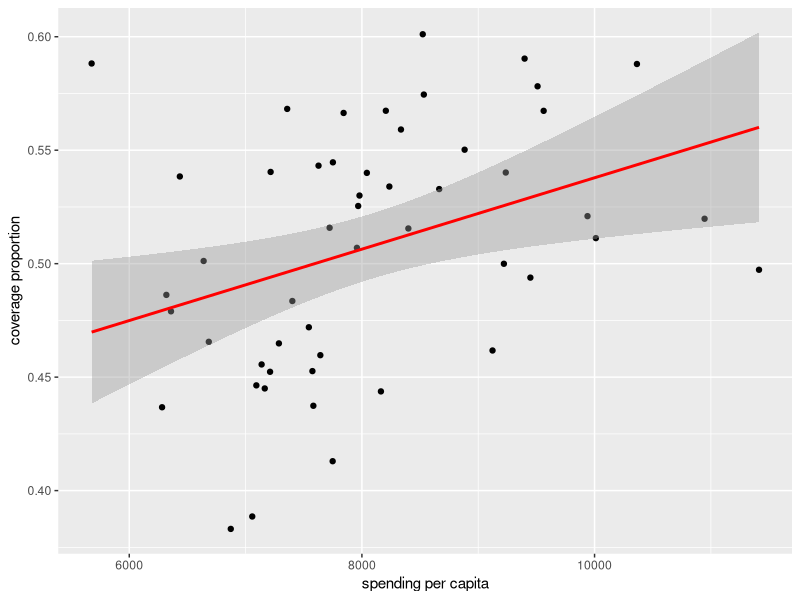
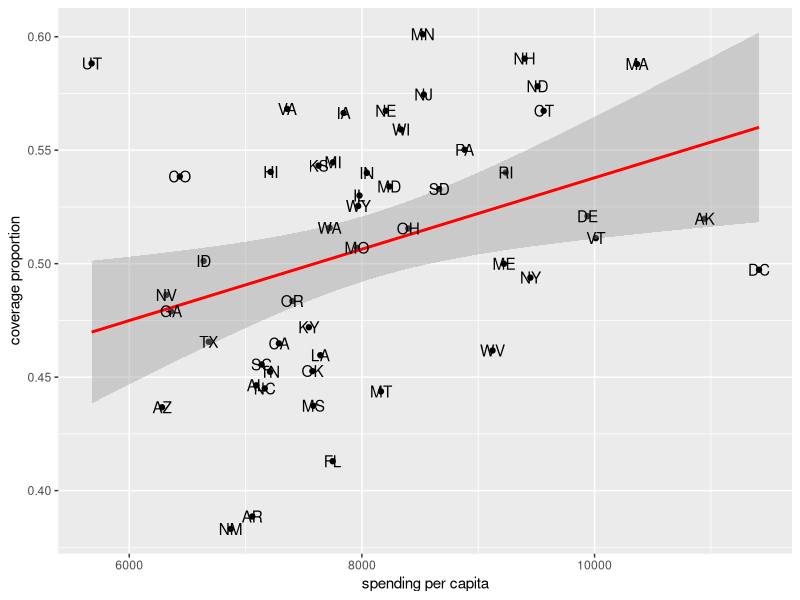
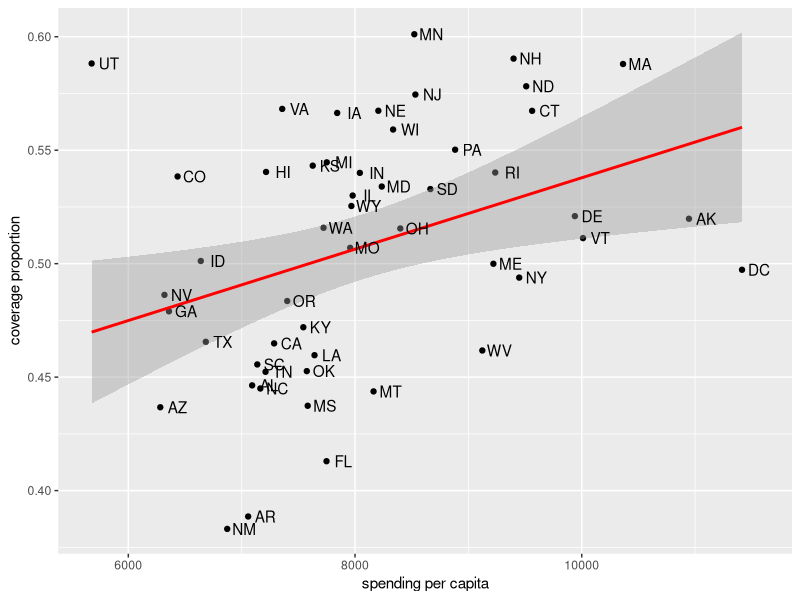
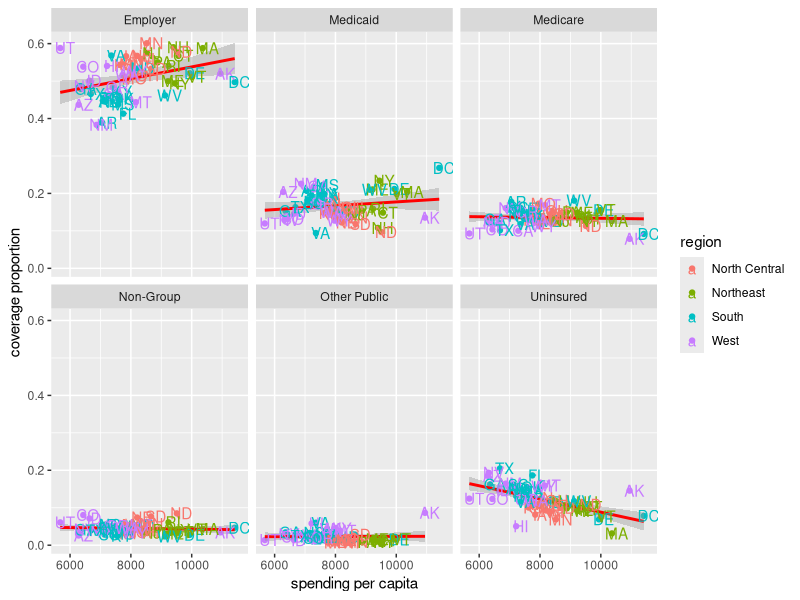
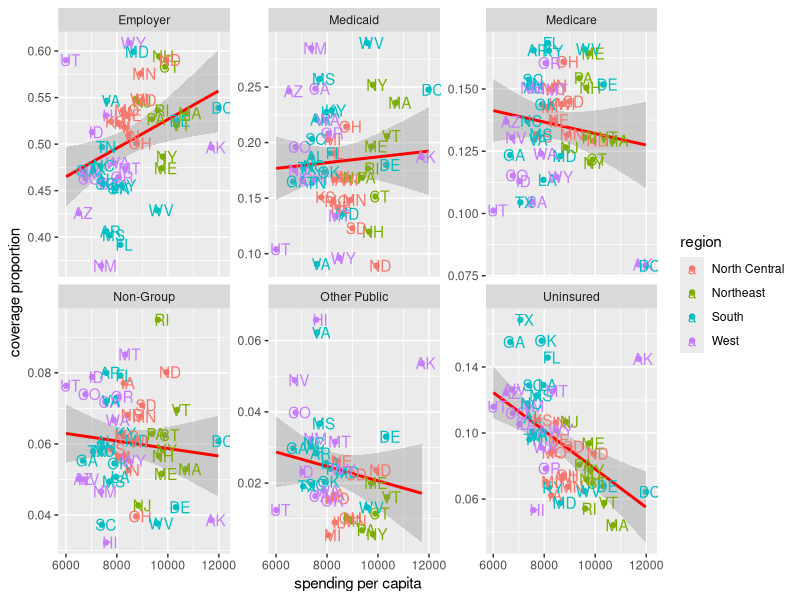
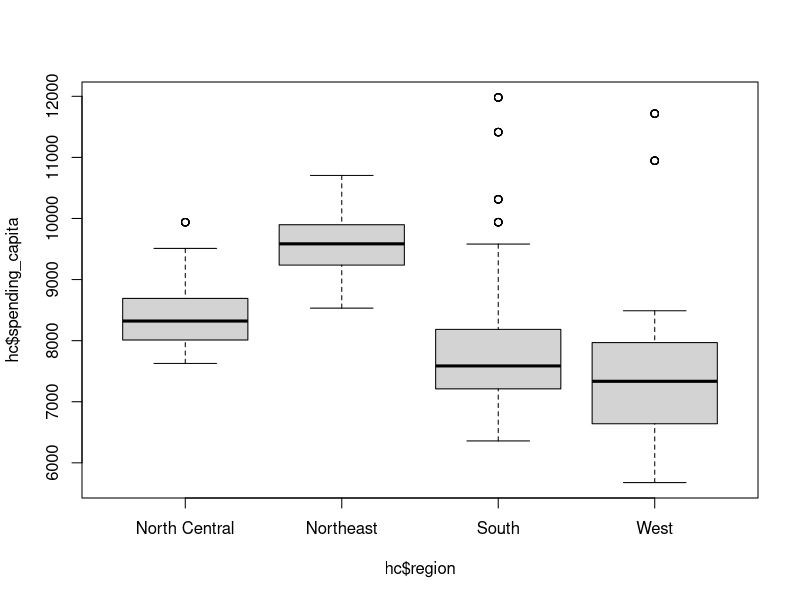
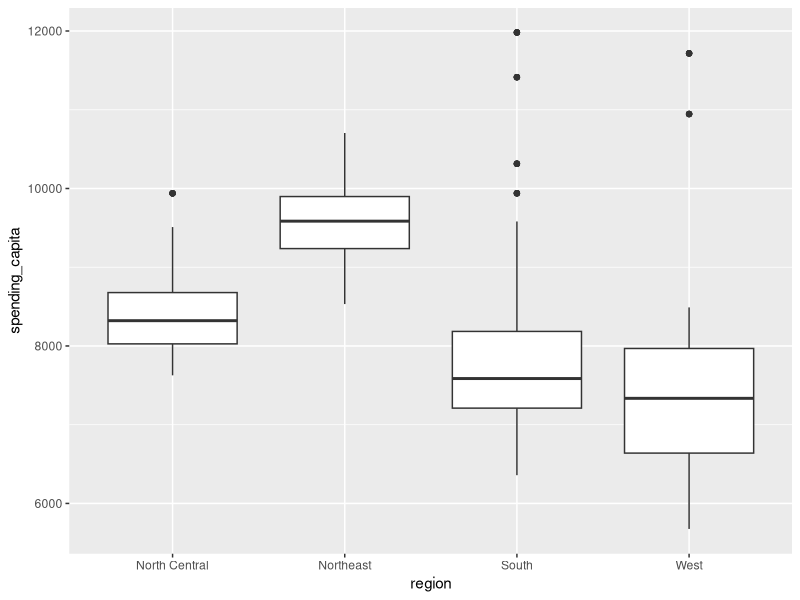
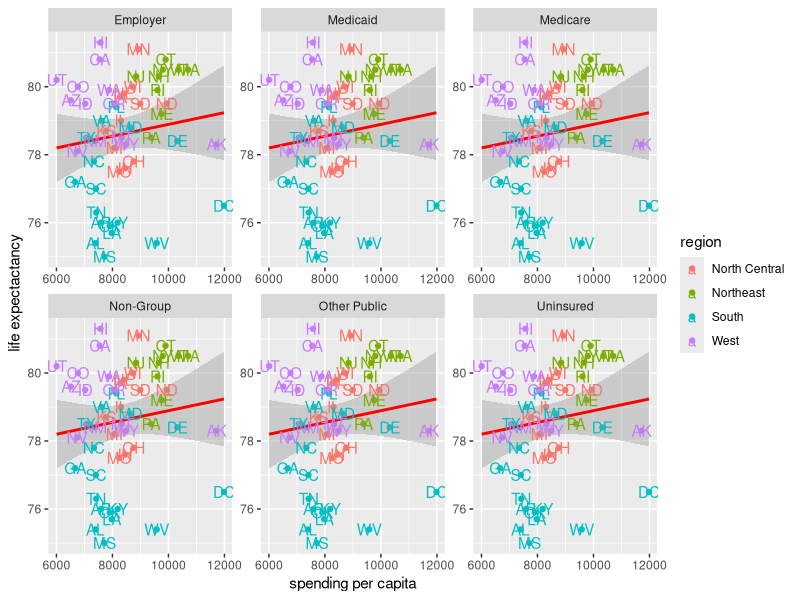

The R script that drew these images, in order:
## ---- chunk 1
knitr::opts_chunk$set(echo = TRUE)
## ---- chunk 2
library(tidyverse)
## ---- chunk 3
coverage <- read_csv("../data/KFF/healthcare-coverage.csv", 
                     skip = 2, col_names = TRUE)
coverage <- read_csv("../data/KFF/healthcare-coverage.csv", 
                     skip = 2, col_names = TRUE,
                     n_max  = which(coverage$Location == "Notes")-1)
spending <- read_csv("../data/KFF/healthcare-spending.csv", 
                     skip = 2, col_names = TRUE)
spending <- read_csv("../data/KFF/healthcare-spending.csv", 
                     skip = 2, col_names = TRUE,
                     n_max  = which(spending$Location == "Notes")-1)
life <- read_csv("../data/KFF/life-expectancy.csv", 
                     skip = 2, col_names = TRUE)
life <- read_csv("../data/KFF/life-expectancy.csv", 
                     skip = 2, col_names = TRUE,
                     n_max  = which(life$Location == "Sources")-1)
## ---- chunk 4
coverage <- gather(coverage, "year_type", "tot_coverage", -Location)
spending <- gather(spending, "year", "tot_spending", -Location)
## ---- chunk 5
coverage <- 
  coverage %>% 
  separate(year_type, sep="__", into=c("year", "type"), convert = TRUE) %>%
  mutate_at("tot_coverage", as.integer)

spending <- 
  spending %>% 
  separate(year, sep="__", into=c("year", "name"), convert = TRUE) %>% 
  select(-name)

life <- 
  life %>% 
  rename(life_exp_years = `Life Expectancy at Birth (years)`)
## ---- chunk 6
library(datasets)
data(state)
unique(state.name)

state.abb <- c(state.abb, "DC")
state.region <- as.factor(c(as.character(state.region), "South"))
state.name <- c(state.name, "District of Columbia")
coverage$abb <- state.abb[match(coverage$Location, state.name)]
coverage$region <- state.region[match(coverage$Location, state.name)]
## ---- chunk 7
hc <- inner_join(coverage, spending, by = c("Location", "year"))
hc <- left_join(hc, life, by = c("Location"))
hc <- hc %>% filter(Location != "United States")
pop <- hc %>% 
  filter(type == "Total") %>% select(Location, year, tot_coverage)
hc <- hc %>% 
  filter(type != "Total") %>% 
  left_join(pop, by = c("Location", "year")) %>% 
  rename(tot_coverage = tot_coverage.x, tot_pop = tot_coverage.y)
## ---- chunk 8
hc <- hc %>% 
    mutate(prop_coverage = tot_coverage/tot_pop,
           spending_capita = (tot_spending*1e6) / tot_pop) 
hc
## ---- chunk 9
hc %>%
  filter(type == "Employer", year == "2013") %>% 
  ggplot(aes(x = spending_capita, y = prop_coverage)) + 
  geom_point() + 
  xlab("spending per capita") + 
  ylab("coverage proportion") + 
  geom_smooth(method = "lm", col = "red")
## ---- chunk 10
hc %>% 
  filter(type == "Employer", year == "2013") %>% 
  ggplot(aes(x = spending_capita, y = prop_coverage)) + 
  geom_point() + 
  xlab("spending per capita") + 
  ylab("coverage proportion") + 
  geom_smooth(method = "lm", col = "red") + 
  geom_text(aes(label=abb))
## ---- chunk 11
hc %>% 
  filter(type == "Employer", year == "2013") %>% 
  ggplot(aes(x = spending_capita, y = prop_coverage)) + 
  geom_point() + 
  xlab("spending per capita") + 
  ylab("coverage proportion") + 
  geom_smooth(method = "lm", col = "red") + 
  geom_text(aes(label=abb), nudge_x = 150)
## ---- chunk 12
## add your code here

## ---- chunk 13
hc %>%
  filter(year == "2013") %>% 
  ggplot(aes(x = spending_capita, y = prop_coverage, 
             color = region)) + 
  geom_point() + 
  xlab("spending per capita") + 
  ylab("coverage proportion") + 
  geom_smooth(method = "lm", col = "red") + 
  geom_text(aes(label=abb), nudge_x = 150) + 
  facet_wrap(~type)
## ---- chunk 14
?ggplot2::facet_grid
## ---- chunk 15
hc %>%
  filter(year == "2014") %>% 
  ggplot(aes(x = spending_capita, y = prop_coverage, 
             color = region)) + 
  geom_point() + 
  xlab("spending per capita") + 
  ylab("coverage proportion") + 
  geom_smooth(method = "lm", col = "red") + 
  geom_text(aes(label=abb), nudge_x = 150) + 
  facet_wrap(~type, scales="free_y")
## ---- chunk 16
boxplot(hc$spending_capita ~ hc$region)
## ---- chunk 17
hc %>% 
  ggplot(aes(x = region, y = spending_capita)) + 
  geom_boxplot()
## ---- chunk 18
p <- hc %>%
  filter(year == "2014") %>% 
  ggplot(aes(x = spending_capita, y = life_exp_years, 
             color = region)) + 
  geom_point() + 
  xlab("spending per capita") + 
  ylab("life expectactancy") + 
  geom_smooth(method = "lm", col = "red") + 
  geom_text(aes(label=abb))

p + facet_wrap(~type, scales="free")
## ---- chunk 19
p + facet_grid(region~type, scales="free")
## ---- chunk 20
p <- hc %>%
  filter(year == "2014") %>% 
  ggplot(aes(x = prop_coverage, y = life_exp_years, 
             color = region)) + 
  geom_point() + 
  xlab("spending per capita") + 
  ylab("life expectactancy") + 
  geom_smooth(method = "lm", col = "red") + 
  geom_text(aes(label=abb))

p + facet_grid(region~type, scales="free")
